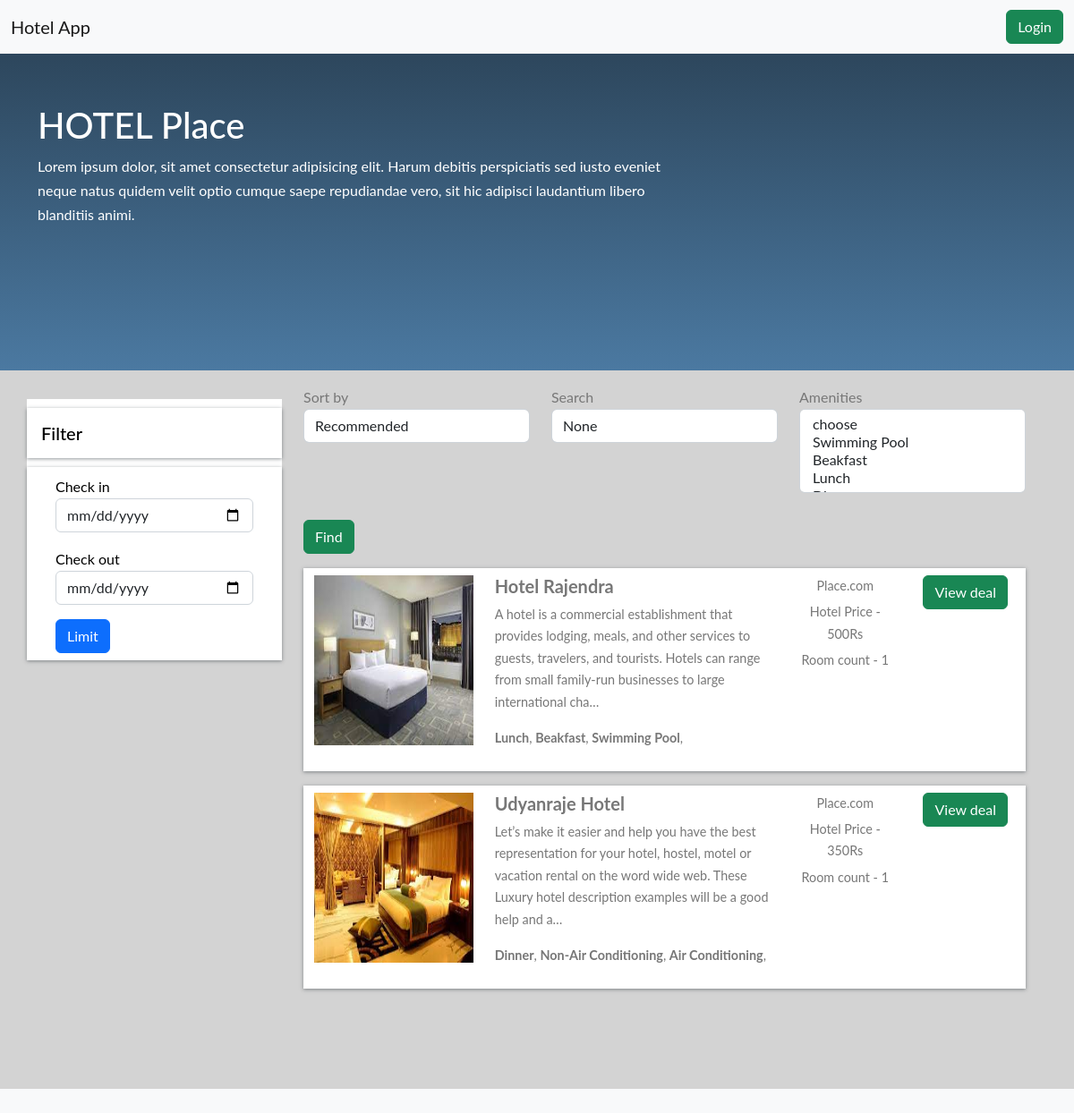
The page / on the database its author committed.
### home/models.py (models this page shows, shortened)
class BaseModel(models.Model):
    uid = models.UUIDField(default=uuid.uuid4 , editable=False , primary_key=True)
    created_at = models.DateField(auto_now_add=True)
    uplaoded_at = models.DateField(auto_now_add=True)
    class Meta:
        abstract = True

class Hotel(BaseModel):
    hotel_name = models.CharField(max_length=100)
    hotel_price = models.IntegerField()
    description = models.TextField()
    amenities = models.ManyToManyField(Amenities)
    room_count = models.IntegerField(default=10)

class HotelImages(BaseModel):
    hotel = models.ForeignKey(Hotel , related_name="images" , on_delete= models.CASCADE)
    images = models.ImageField(upload_to = "hotels")

class Amenities(BaseModel):
    amenities_name = models.CharField(max_length=100)

### home/views.py (the view)
# urls.py: path('' , home , name="home"),
def home(request):
    amenities_obj = Amenities.objects.all()
    hotels_objs = Hotel.objects.all()
    booking_objs = HotelBooking.objects.all()
    sort_by = request.GET.get('sort_by')
    search = request.GET.get('search')
    amenities = request.GET.getlist('amenities')
    if sort_by == 'ASC':
            hotels_objs = hotels_objs.order_by('hotel_price')
    elif sort_by == 'DSC':
            hotels_objs = hotels_objs.order_by('-hotel_price')
    if search:
         hotels_objs = hotels_objs.filter(
              Q(hotel_name__icontains = search) | Q(description__icontains = search))
    if len(amenities):
         hotels_objs = hotels_objs.filter(amenities__amenities_name__in = amenities).distinct
    context = {
        'amenities_obj' : amenities_obj,
        'hotels_objs' : hotels_objs,
        'sort_by' : sort_by,
        'search' : search,
        'amenities' : amenities,
        'booking_objs' : booking_objs,
    }
    return render(request , 'home.html', context)

### home/templates/home.html (shortened to what this page needs)
{% extends "base.html" %}
{% block start %}
<section class="colorful jumbotron mb-0" role="banner">
    <nav class="navbar navbar-expand-lg justify-content-between navbar-dark" role="navigation">
        <div class="navbar-brand">
            <a href="index.html">Hotel Spoof
                <em>.</em>
            </a>
        </div>
    </nav>
    <div class="container hotels-container">
        <div class="row mt-2 justify-content-between">
            <div class="col-md-8 text-white align-self-center mb-2 p-4">
                <h1>HOTEL Place</h1>
                <span class=""> Lorem ipsum dolor, sit amet consectetur adipisicing elit. Harum debitis perspiciatis sed
                    iusto
                    eveniet neque natus quidem velit optio cumque saepe repudiandae vero, sit hic adipisci laudantium
                    libero blanditiis
                    animi.
                </span>
            </div>
        </div>
    </div>
</section>
<section class="search-container mb-5 pb-5">
    <div class="container">
        <div class="row">
            <div class="col-lg-3">
                <div class="row mt-2 justify-content-between">
                    <div class="filter-card">
                        <h5>Filter</h5>
                        <form  >
                            <div class="row form-group">
                                <div class="col-md-12">
                                    <label for="mintopay">Check in</label>
                                    <p>
                                        <input type="date"  name="checkinn" id="checkin" class="form-control">
                                    </p>
                                </div>
                                <div class="col-md-12">
                                    <label for="maxtopay">Check out</label>
                                    <p>
                                        <input type="date"  name="checkoutt" id="checkout" class="form-control">
                                    </p>
                                </div>
                            </div>
                            <div class="row form-group">
                                <div class="col-md-12">
                                    <input type="submit" class="btn btn-primary btn-block" value="Limit">
                                </div>
                            </div>
                        </form>
                    </div>
                </div>
            </div>
            <div class="col-lg-9  px-4 mb-5">
                <form>
                    <div class="row mt-3">
                        <div class="col-md-4">
                            <div class="form-inline">
                                <label class="" for="exampleFormControlSelect1">Sort by</label>
                                <select class="form-control" name="sort_by" id="exampleFormControlSelect1">
                                    <option value="">Recommended</option>
                                </select>
                            </div>
                        </div>
                        <div class="col-md-4">
                            <div class="form-inline">
                                <label class="" for="exampleFormControlSelect1">Search</label>
                                <input name="search" value="{{search}}" class="form-control" placeholder="Search">
                            </div>
                        </div>
                        <div class="col-md-4">
                            <div class="form-inline">
                                <label class="" for="exampleFormControlSelect1">Amenities</label>
                                <select name="amenities" class="form-control" multiple>
                                    <option value="">choose</option>
                                    {% for amenities in amenities_obj %}
                                    <option value="{{amenities.amenities_name}}">{{amenities.amenities_name}}</option>
                                    {% endfor %}
                                </select>
                            </div>
                        </div>
                        <div class="col-md-4">
                            <button style="margin-top: 30px;" type="submit" class="btn btn-success">Find</button>
                        </div>
                    </div>
                </form>
            {% for hotels_obj in hotels_objs %}
                <div class="row search-card-result">
                    <div class="col-md-3">
                        <a href="/hotel_detail/{{hotels_obj.uid}}">
                            <img class="img-fluid" src="/media/{{hotels_obj.images.first.images}}" alt="Card image cap">
                        </a>
                    </div>
                    <div class="col-md-5">
                        <h5>{{hotels_obj.hotel_name}}</h5>
                        <p>{{hotels_obj.description | truncatechars:200}}</p>
                        <p>
                            {% for amenitie in hotels_obj.amenities.all  %}
                            <b>{{amenitie.amenities_name}}</b>,
                            {% endfor %}
                        </p>
                    </div>
                    <div class="col-md-2 border-left text-center more-offers">
                        <p>Place.com</p>
                        <p> Hotel Price - {{hotels_obj.hotel_price}}Rs</p>
                        <p>Room count - {{hotels_obj.room_count}}</p>
                    </div>
                    <div class="col-md-2 border-left text-center more-offers">
                        <div class="btn btn-success">View deal </div>
                    </div>
                </div>
                {% endfor %}
            </div>
        </div>
    </div>
</section>
{% endblock %}

### home/templates/base.html (style rules this page uses)
body { font-family: "Lato", Arial, sans-serif; font-weight: 400; font-size: 16px; line-height: 1.7; background: #fff; color: #777; }
nav { margin-bottom: 1rem; }
nav a { color: white; -webkit-transition: 0.5s; -o-transition: 0.5s; transition: 0.5s; }
.colorful { background: #4b79a1; background: -webkit-linear-gradient(to bottom, #283e51, #4b79a1); background: linear-gradient(to bottom, #283e51, #4b79a1); border-radius: 0px; padding: 0px 0 1rem 0 !important; }
.hotels-container { padding: 0.5rem 0 7rem 0; }
.search-container { background: #d3d3d3; }
.search-card-result { box-shadow: 0px 1px 4px rgba(41, 51, 57, 0.5); margin: 1rem 0; padding: 0.5rem 0; background-color: #fff; }
.search-card-result img { height: 190px; }
.search-card-result h5 { font-style: 1.1rem; font-weight: 700; }
.search-card-result p { font-size: 0.9rem; }
.search-card-result .more-offers p { margin-bottom: 0.3rem; }
.filter-card { padding: 0; background: #fff; color: black; }
.filter-card h5 { margin: 10px 0; padding: 1rem; box-shadow: 0px 1px 4px rgba(41, 51, 57, 0.5); color: #000; }
.filter-card form { box-shadow: 0px 1px 4px rgba(41, 51, 57, 0.5); padding: 0.5rem 2rem; }

### rows shown on the page
Hotel: images.first.images (picture), hotel_name "Hotel Rajendra", description "A hotel is a commercial establishment that provides lodging, meals, and other services to guests, travelers, and tourists. Hotels can range from small family-run businesses to large international cha…", hotel_price "500", room_count "1"
Amenities: amenities_name "Lunch"
Amenities: amenities_name "Beakfast"
Amenities: amenities_name "Swimming Pool"
Hotel: images.first.images (picture), hotel_name "Udyanraje Hotel", description "Let’s make it easier and help you have the best representation for your hotel, hostel, motel or vacation rental on the word wide web. These Luxury hotel description examples will be a good help and a…", hotel_price "350", room_count "1"
Amenities: amenities_name "Dinner"
Amenities: amenities_name "Non-Air Conditioning"
Amenities: amenities_name "Air Conditioning"
